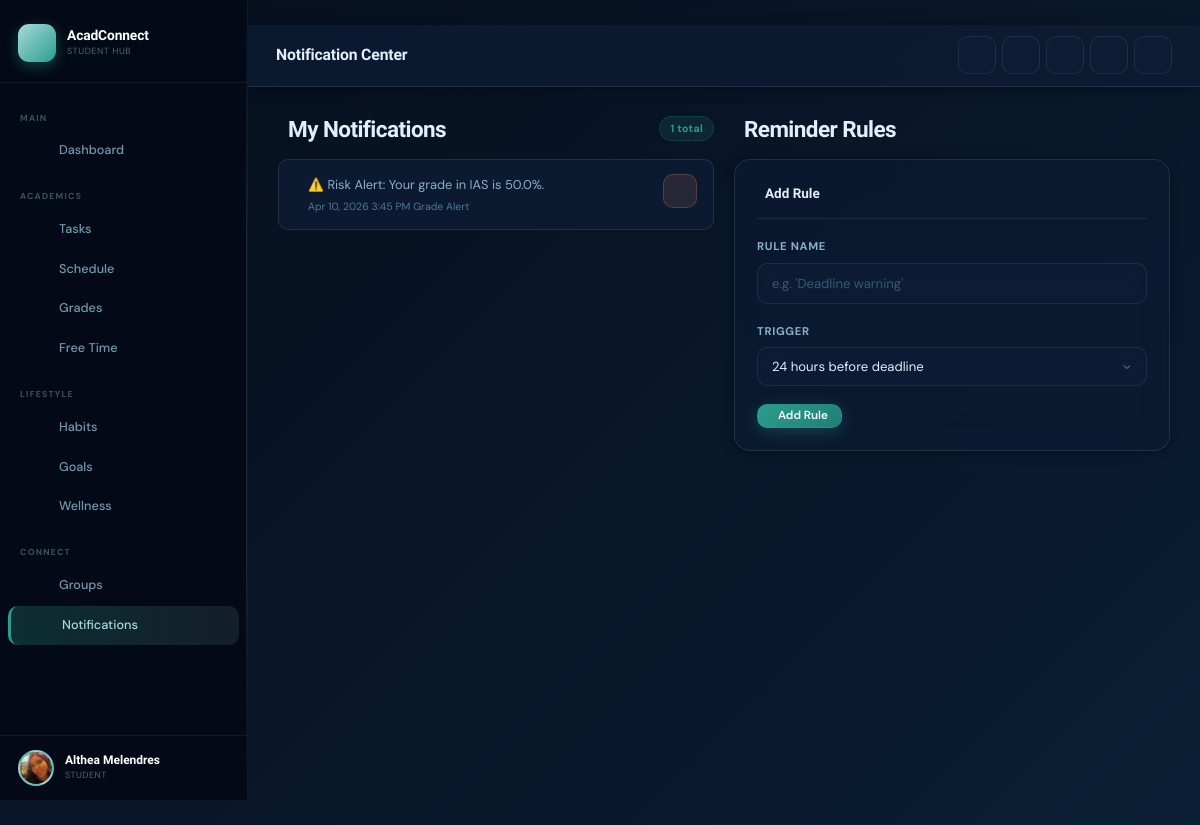
The page /notifications/ (signed in) on the database its author committed.
### apps/accounts/models.py (models this page shows, shortened)
class User(AbstractUser):
    ROLE_CHOICES = [
        ('student', 'Student'),
        ('professor', 'Professor'),
        ('admin', 'Admin'),
    ]
    role = models.CharField(max_length=20, choices=ROLE_CHOICES, default='student')
    profile_photo = models.ImageField(upload_to='profiles/', blank=True, null=True)
    bio = models.TextField(blank=True)
    semester = models.CharField(max_length=20, blank=True)
    gpa_threshold = models.FloatField(default=2.0, help_text="Alert if GPA falls below this value")
    stress_level = models.IntegerField(default=5, help_text="1-10 scale")
    dark_mode = models.BooleanField(default=False)
    is_email_verified = models.BooleanField(default=False)
    email = models.EmailField(unique=True, blank=False)
    @property
    def full_name(self):
        return f"{self.first_name} {self.last_name}".strip() or self.username

### apps/notifications/models.py (models this page shows, shortened)
class Notification(models.Model):
    TYPE_CHOICES = [
        ('deadline', 'Deadline Alert'),
        ('grade', 'Grade Alert'),
        ('wellness', 'Wellness Reminder'),
        ('system', 'System'),
        ('goal', 'Goal Reminder'),
        ('habit', 'Habit Reminder'),
    ]
    user = models.ForeignKey(settings.AUTH_USER_MODEL, on_delete=models.CASCADE, related_name='notifications')
    message = models.TextField()
    notification_type = models.CharField(max_length=15, choices=TYPE_CHOICES, default='system')
    read = models.BooleanField(default=False)
    link = models.CharField(max_length=200, blank=True)
    created_at = models.DateTimeField(auto_now_add=True)
    class Meta:
        ordering = ['-created_at']

### apps/notifications/views.py (the view)
# urls.py: path('', views.notification_center, name='center'),
@login_required
def notification_center(request):
    notifications = Notification.objects.filter(user=request.user)
    unread = notifications.filter(read=False)
    unread.update(read=True)  # Mark all as read on open
    reminder_rules = ReminderRule.objects.filter(user=request.user)
    return render(request, 'notifications/center.html', {
        'notifications': notifications[:50],
        'reminder_rules': reminder_rules,
    })

### templates/notifications/center.html (shortened to what this page needs)
﻿{% extends 'base.html' %}
{% block page_title %}Notification Center{% endblock %}
{% block content %}
<div class="grid grid-2 gap-20" style="align-items:start;">
  <div>
    <div class="flex-between mb-16">
      <h2 class="page-title" style="margin-bottom:0;"> My Notifications</h2>
      <span class="badge badge-teal">{{ notifications|length }} total</span>
    </div>
    {% if notifications %}
    {% for notif in notifications %}
    <div class="notif-item {% if not notif.read %}unread{% endif %}">
      <div class="notif-text">
        <div>{{ notif.message }}</div>
        <div class="notif-time">
          {{ notif.created_at|date:"M j, Y g:i A" }} {{ notif.get_notification_type_display }}
        </div>
      </div>
      <form method="post" action="{% url 'notifications:delete' notif.pk %}">
        <button type="submit" class="btn btn-sm btn-danger btn-icon" title="Dismiss">
        </button>
      </form>
    </div>
    {% endfor %}
    {% endif %}
  </div>
  <div>
    <h2 class="page-title mb-16" style="margin-bottom:16px;"> Reminder Rules</h2>
    <div class="card mb-16">
      <div class="card-header">
        <span class="card-title"> Add Rule</span>
      </div>
      <form method="post" action="{% url 'notifications:add_rule' %}">
        <div class="form-group">
          <label class="form-label">Rule Name</label>
          <input type="text" name="name" class="form-control" placeholder="e.g. 'Deadline warning'" required>
        </div>
        <div class="form-group">
          <label class="form-label">Trigger</label>
          <select name="trigger_type" class="form-control">
            <option value="24h">24 hours before deadline</option>
          </select>
        </div>
        <button type="submit" class="btn btn-primary btn-sm" id="add-rule-btn">
           Add Rule
        </button>
      </form>
    </div>
  </div>
</div>
{% endblock %}

### templates/base.html (shortened to what this page needs)
{% load static %}
<!DOCTYPE html>
<html lang="en"
  data-theme="{% if request.user.is_authenticated and request.user.dark_mode %}dark{% else %}light{% endif %}">
<head>
  <link rel="stylesheet" href="{% static 'css/main.css' %}">
  <link rel="stylesheet" href="{% static 'css/features.css' %}">
  <link rel="stylesheet" href="https://cdn.jsdelivr.net/npm/@phosphor-icons/web@2.1.1/src/regular/style.css">
  <link href="https://cdn.jsdelivr.net/npm/fullcalendar@6.1.10/index.global.min.css" rel="stylesheet">
</head>
<body>
  {% if request.user.is_authenticated %}
  <div class="app-wrapper">
    <aside class="sidebar" id="app-sidebar">
      <div class="sidebar-header">
        <a href="{% url 'dashboard:home' %}" class="sidebar-brand">
          <div class="brand-icon"></div>
          <div>
            <span class="brand-name">AcadConnect</span>
            <span class="brand-sub">Student Hub</span>
          </div>
        </a>
      </div>
      <nav class="sidebar-nav">
        <div class="nav-section-label">Main</div>
        <a href="{% url 'dashboard:home' %}"
          class="nav-link {% if request.resolver_match.namespace == 'dashboard' %}active{% endif %}">
          <span>Dashboard</span>
        </a>
        <div class="nav-section-label">Academics</div>
        <a href="{% url 'tasks:list' %}"
          class="nav-link {% if request.resolver_match.namespace == 'tasks' %}active{% endif %}">
          <span>Tasks</span>
        </a>
        <a href="{% url 'schedule:calendar' %}"
          class="nav-link {% if request.resolver_match.namespace == 'schedule' and request.resolver_match.url_name != 'free_time' %}active{% endif %}">
          <span>Schedule</span>
        </a>
        <a href="{% url 'grades:dashboard' %}"
          class="nav-link {% if request.resolver_match.namespace == 'grades' %}active{% endif %}">
          <span>Grades</span>
        </a>
        <a href="{% url 'schedule:free_time' %}"
          class="nav-link {% if request.resolver_match.namespace == 'schedule' and request.resolver_match.url_name == 'free_time' %}active{% endif %}">
          <span>Free Time</span>
        </a>
        <div class="nav-section-label">Lifestyle</div>
        <a href="{% url 'habits:habits' %}"
          class="nav-link {% if request.resolver_match.namespace == 'habits' and request.resolver_match.url_name == 'habits' %}active{% endif %}">
          <span>Habits</span>
        </a>
        <a href="{% url 'habits:goals' %}"
          class="nav-link {% if request.resolver_match.namespace == 'habits' and request.resolver_match.url_name != 'habits' %}active{% endif %}">
          <span>Goals</span>
        </a>
        <a href="{% url 'wellness:hub' %}"
          class="nav-link {% if request.resolver_match.namespace == 'wellness' %}active{% endif %}">
          <span>Wellness</span>
        </a>
        <div class="nav-section-label">Connect</div>
        <a href="{% url 'collaboration:list' %}"
          class="nav-link {% if request.resolver_match.namespace == 'collaboration' %}active{% endif %}">
          <span>Groups</span>
        </a>
        <a href="{% url 'notifications:center' %}"
          class="nav-link {% if request.resolver_match.namespace == 'notifications' %}active{% endif %}">
          <span>Notifications</span>
        </a>
      </nav>
      <div class="sidebar-footer">
        <div class="user-mini">
          <div class="user-avt">
            {% if request.user.profile_photo %}
            <img src="{{ request.user.profile_photo.url }}" alt="{{ request.user.username }}">
            {% else %}
            {{ request.user.username|first|upper }}
            {% endif %}
          </div>
          <div>
            <div class="user-name">{{ request.user.full_name }}</div>
            <div class="user-role">{{ request.user.get_role_display }}</div>
          </div>
        </div>
      </div>
    </aside>
    <div class="main-content">
      <header class="topbar">
        <div class="topbar-left">
          <span class="topbar-title">{% block page_title %}Dashboard{% endblock %}</span>
        </div>
        <div class="topbar-actions">
          <a href="{% url 'tasks:create' %}" class="topbar-btn" title="Add Task">
          </a>
          <a href="{% url 'notifications:center' %}" class="topbar-btn" title="Notifications">
          </a>
          <button class="topbar-btn" id="theme-toggle-btn" title="Toggle theme" aria-label="Toggle dark/light mode">
          </button>
          <a href="{% url 'accounts:profile' %}" class="topbar-btn" title="Profile">
          </a>
          <a href="{% url 'accounts:logout' %}" class="topbar-btn" title="Logout">
          </a>
        </div>
      </header>
      <main class="page-content fade-in">
        {% block content %}{% endblock %}
      </main>
    </div>
  </div>
  {% else %}
  {% block auth_content %}{% endblock %}
  {% endif %}
</body>
</html>

### static/css/features.css (style rules this page uses)
:root { --lp-text: rgba(200,224,239,0.88); --lp-text-muted: rgba(200,224,239,0.55); --lp-text-faint: rgba(200,224,239,0.35); --lp-heading: #ffffff; --lp-eyebrow: #2A9D8F; --lp-border: rgba(168,218,220,0.18); --lp-border-hover: rgba(168,218,220,0.45); --lp-surface: rgba(255,255,255,0.04); --lp-surface-hover: rgba(168,218,220,0.08); --lp-card-bg: rgba(10,20,40,0.85); --lp-nav-scrolled: rgba(10,14,26,0.88); --lp-nav-border: rgba(168,218,220,0.12); --lp-mobile-bg: rgba(10,14,26,0.97); --lp-stats-bg: rgba(255,255,255,0.05); --lp-section-dark: rgba(0,0,0,0.25); --lp-section-alt: rgba(13,59,102,0.2); --lp-pill-bg: rgba(168,218,220,0.08); --lp-pill-hover: rgba(168,218,220,0.18); --lp-pill-icon: #A8DADC; --lp-pill-text: rgba(200,224,239,0.88); --lp-pill-hint: rgba(168,218,220,0.4); --lp-footer-bg: rgba(7,13,24,0.95); --lp-footer-text: rgba(200,224,239,0.5); --lp-footer-muted: rgba(200,224,239,0.3); --lp-footer-border: rgba(168,218,220,0.1); --lp-step-bg: rgba(255,255,255,0.04); --lp-step-hover: rgba(168,218,220,0.07); --lp-step-num: rgba(168,218,220,0.1); --lp-step-text: rgba(200,224,239,0.6); --lp-trust-bg: rgba(255,255,255,0.05); --lp-trust-hover: rgba(168,218,220,0.08); --lp-trust-text: rgba(200,224,239,0.6); --lp-vc-task-color: rgba(200,224,239,0.8); --lp-vc-bar-bg: rgba(168,218,220,0.1); --lp-ghost-border: rgba(168,218,220,0.3); --lp-ghost-color: rgba(200,224,239,0.85); --lp-ghost-hover: rgba(168,218,220,0.08); --lp-hamburger: rgba(200,224,239,0.8); }

### rows shown on the page
User: user.profile_photo (picture), user.full_name "Althea Melendres", user.role "STUDENT"
Notification: message "⚠️ Risk Alert: Your grade in IAS is 50.0%.", created_at "Apr 10, 2026 3:45 PM", notification_type "Grade Alert"

### other values the page prints
{{ notifications|length }} "1"
